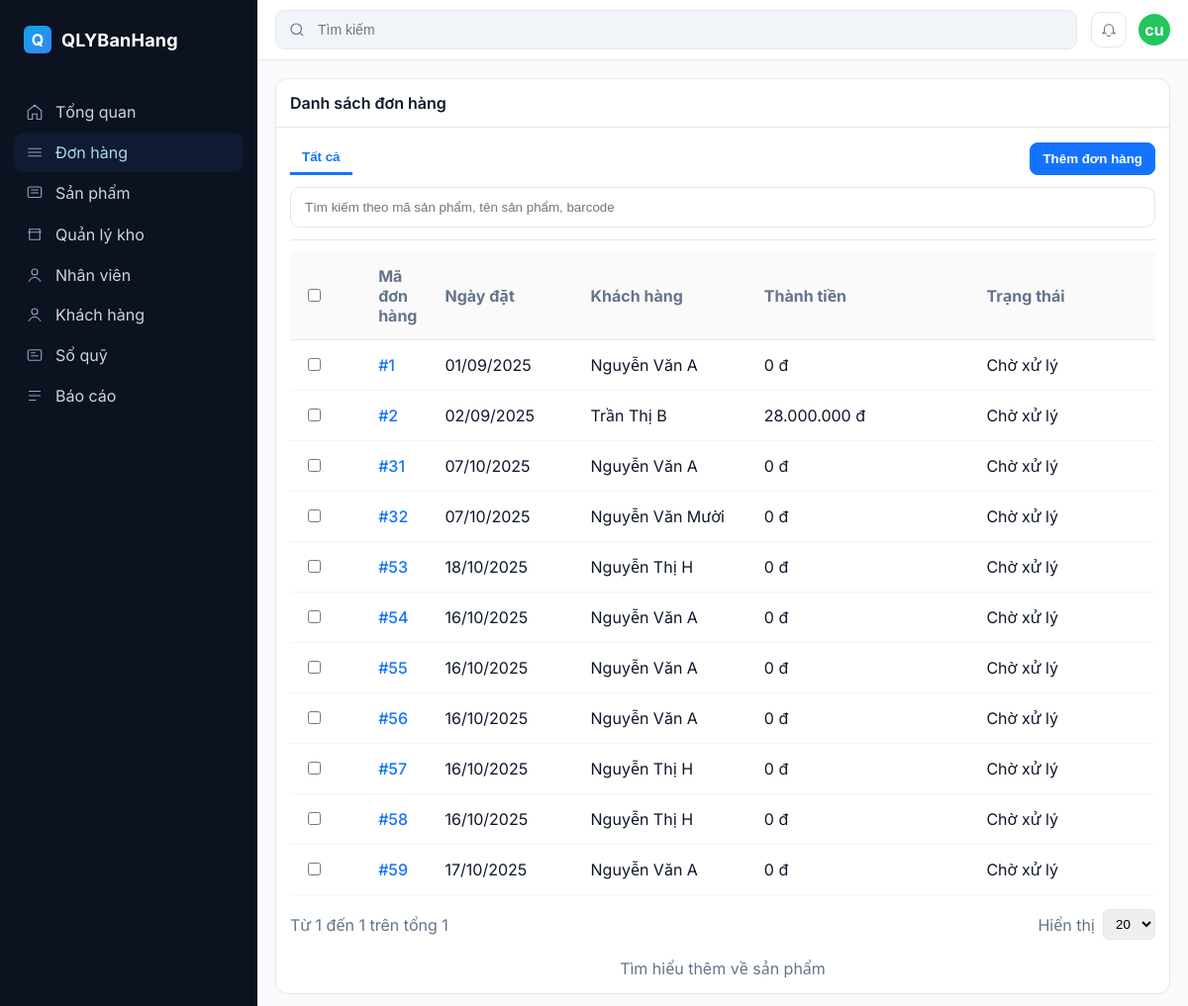
The page /Back-end/FE/FE/orders.php on the database its author committed.
### tables this page shows
CREATE TABLE `donhang` (
  `MaDH` int(11) NOT NULL,
  `NgayLap` date NOT NULL,
  `TrangThai` varchar(50) NOT NULL DEFAULT 'Chờ xử lý',
  `ThanhTien` decimal(15,2) DEFAULT NULL,
  `MaKH` int(11) DEFAULT NULL,
  `TenKH` varchar(100) DEFAULT NULL,
  `MaNV` int(11) DEFAULT NULL,
  `MaND` int(11) DEFAULT NULL,
  `MaSP` int(11) DEFAULT NULL
);

CREATE TABLE `khachhang` (
  `MaKH` int(11) NOT NULL,
  `HoTen` varchar(150) NOT NULL,
  `DienThoai` varchar(20) DEFAULT NULL,
  `DiaChi` varchar(255) DEFAULT NULL,
  `Email` varchar(100) DEFAULT NULL,
  `MaND` int(11) DEFAULT NULL,
  `MatKhau` varchar(255) NOT NULL
);

### Back-end/FE/FE/orders.php (the view, shortened to what this page needs)
<!doctype html>
<html lang="vi">
<head>
</head>
<body>
  <div class="app">
    <aside class="sidebar">
      <div class="brand">
        <div class="brand-logo">Q</div>
        <h1>QLYBanHang</h1>
      </div>
      <nav class="nav">
        <div class="nav-section">
          <a class="nav-item" href="manuadmin.php">
            <svg viewBox="0 0 24 24" fill="none" stroke="currentColor"><path d="M3 10.5 12 3l9 7.5V21a1 1 0 0 1-1 1h-5v-7H9v7H4a1 1 0 0 1-1-1v-10.5z" stroke-width="1.5"/></svg>
            Tổng quan
          </a>
          <a class="nav-item active" href="orders.php" style="color: lightblue;"><svg viewBox="0 0 24 24" fill="none" stroke="currentColor"><path d="M3 7h18M3 12h18M3 17h18" stroke-width="1.5"/></svg> Đơn hàng</a>
          <a class="nav-item" href="products.php"><svg viewBox="0 0 24 24" fill="none" stroke="currentColor"><rect x="3" y="4" width="18" height="14" rx="2" stroke-width="1.5"/><path d="M7 8h10M7 12h10" stroke-width="1.5"/></svg> Sản phẩm</a>
          <a class="nav-item" href="inventories.php"><svg viewBox="0 0 24 24" fill="none" stroke="currentColor"><path d="M3 9h18M5 9V5h14v4M5 9v10h14V9" stroke-width="1.5"/></svg> Quản lý kho</a>
          <a class="nav-item" href="employee.php"><svg viewBox="0 0 24 24" fill="none" stroke="currentColor"><circle cx="12" cy="8" r="4" stroke-width="1.5"/><path d="M4 21c1.5-4 6-6 8-6s6.5 2 8 6" stroke-width="1.5"/></svg> Nhân viên</a>
          <a class="nav-item" href="customers.php" ><svg viewBox="0 0 24 24" fill="none" stroke="currentColor"><circle cx="12" cy="8" r="4" stroke-width="1.5"/><path d="M4 21c1.5-4 6-6 8-6s6.5 2 8 6" stroke-width="1.5"/></svg> Khách hàng</a>
          <a class="nav-item" href="#"><svg viewBox="0 0 24 24" fill="none" stroke="currentColor"><rect x="3" y="5" width="18" height="14" rx="2" stroke-width="1.5"/><path d="M7 9h6M7 13h10" stroke-width="1.5"/></svg> Sổ quỹ</a>
          <a class="nav-item" href="#"><svg viewBox="0 0 24 24" fill="none" stroke="currentColor"><path d="M4 6h16M4 12h16M4 18h10" stroke-width="1.5"/></svg> Báo cáo</a>
        </div>
      </nav>
    </aside>
    <section class="content">
      <div class="topbar">
        <div class="search">
          <svg width="18" height="18" viewBox="0 0 24 24" fill="none" stroke="#64748b"><circle cx="11" cy="11" r="7" stroke-width="1.6"/><path d="M20 20l-3.5-3.5" stroke-width="1.6"/></svg>
          <input placeholder="Tìm kiếm" />
        </div>
        <div class="topbar-actions">
          <button class="icon-btn" title="Thông báo"><svg width="18" height="18" viewBox="0 0 24 24" fill="none" stroke="#64748b"><path d="M15 17h5l-1.4-1.4A2 2 0 0 1 18 14.2V11a6 6 0 1 0-12 0v3.2c0 .5-.2 1-.6 1.4L4 17h5" stroke-width="1.5"/><path d="M10 19a2 2 0 0 0 4 0" stroke-width="1.5"/></svg></button>
          <div class="avatar">cu</div>
        </div>
      </div>
    <div class="main">
        <div class="left">
            <div class="left">
                <div class="card">
                <div class="card-hd">Danh sách đơn hàng</div>
                <div class="card-bd">
                    <div style="border-bottom:1px solid var(--border); padding-bottom:12px; margin-bottom:12px;">
                    <nav style="display:flex; align-items:center; justify-content:space-between; gap:12px;">
                        <div style="display:flex; align-items:center; gap:12px;">
                        <button style="background:transparent; border:none; color:var(--primary); font-weight:700; padding:8px 12px; border-bottom:3px solid var(--primary);">Tất cả</button>
                        </div>
                        <div style="display:flex; gap:8px; align-items:center;">
                        <a href="#"><button class="btn primary">Thêm đơn hàng</button></a>
                        </div>
                    </nav>
                    <div style="margin-top:12px; display:flex; gap:12px; align-items:center;">
                        <input placeholder="Tìm kiếm theo mã sản phẩm, tên sản phẩm, barcode" style="flex:1; padding:12px 14px; border:1px solid var(--border); border-radius:10px; background:#fff;" />
                    </div>
                    </div>
                    <div style="overflow:auto;">
                    <div style="overflow:auto;">
<?php
include 'connect.php';
$sql = "
    SELECT dh.MaDH, dh.NgayLap, dh.TrangThai,
           kh.HoTen AS TenKH,
           SUM(ct.SoLuong * ct.DonGia) AS TongTien
    FROM DonHang dh
    LEFT JOIN ChiTietDonHang ct ON dh.MaDH = ct.MaDH
    LEFT JOIN KhachHang kh ON dh.MaKH = kh.MaKH
    GROUP BY dh.MaDH, dh.NgayLap, dh.TrangThai, kh.HoTen
    ORDER BY dh.MaDH ASC
";
$result = $conn->query($sql);
?>
<table style="width:100%; border-collapse:collapse; background:#fff;">
    <thead>
        <tr style="background:#fafafa; color:var(--muted); text-align:left;">
            <th style="width:48px; padding:14px; border-bottom:1px solid var(--border);">
                <input type="checkbox" />
            </th>
            <th style="padding:14px; border-bottom:1px solid var(--border);">Mã đơn hàng</th>
            <th style="padding:14px; border-bottom:1px solid var(--border); width:120px;">Ngày đặt</th>
            <th style="padding:14px; border-bottom:1px solid var(--border); width:150px;">Khách hàng</th>
            <th style="padding:14px; border-bottom:1px solid var(--border); width:200px;">Thành tiền</th>
            <th style="padding:14px; border-bottom:1px solid var(--border); width:160px;">Trạng thái</th>
        </tr>
    </thead>
    <tbody>
        <?php
        if ($result && $result->num_rows > 0) {
            while ($row = $result->fetch_assoc()) {
                echo "<tr>";
                echo "<td style='padding:14px; border-bottom:1px solid #f1f5f9;'><input type='checkbox' /></td>";
                echo "<td style='padding:14px; border-bottom:1px solid #f1f5f9;'>
                        <a href='#' style='color:var(--primary); font-weight:500;'>#" . $row['MaDH'] . "</a>
                      </td>";
                echo "<td style='padding:14px; border-bottom:1px solid #f1f5f9;'>" .
                        date("d/m/Y", strtotime($row['NgayLap'])) . "</td>";
                echo "<td style='padding:14px; border-bottom:1px solid #f1f5f9;'>" .
                        htmlspecialchars($row['TenKH'] ?? "Khách lẻ") . "</td>";
                echo "<td style='padding:14px; border-bottom:1px solid #f1f5f9;'>" .
                        number_format($row['TongTien'], 0, ',', '.') . " đ</td>";
                echo "<td style='padding:14px; border-bottom:1px solid #f1f5f9;'>" .
                        htmlspecialchars($row['TrangThai']) . "</td>";
                echo "</tr>";
            }
        } else {
            echo "<tr><td colspan='6' style='padding:14px; text-align:center;'>Chưa có đơn hàng nào</td></tr>";
        }
        ?>
    </tbody>
</table>
</div>
                    </div>
                    <div style="display:flex; justify-content:space-between; align-items:center; margin-top:14px;">
                    <div style="color:var(--muted);">Từ 1 đến 1 trên tổng 1</div>
                    <div style="display:flex; align-items:center; gap:8px;">
                        <div style="color:var(--muted);">Hiển thị</div>
                        <select style="padding:6px 8px; border:1px solid var(--border); border-radius:6px;"><option>20</option></select>
                    </div>
                    </div>
                    <div style="text-align:center; margin-top:18px; color:var(--muted);">
                    Tìm hiểu thêm về <a href="#">sản phẩm</a>
                    </div>
                </div>
                </div>
            </div>
        </div>
    </div>
    </section>
  </div>
</body>
</html>

### Back-end/FE/FE/orders.php (style rules this page uses)
:root { --bg: #0b1220; --bg-2: #0e172a; --primary: #1373ff; --text: #0f172a; --muted: #64748b; --border: #e5e7eb; --surface: #ffffff; --surface-2: #f8fafc; --chip: #eef2ff; }
html, body { height: 100%; }
body { margin: 0; font-family: Inter, system-ui, -apple-system, Segoe UI, Roboto, "Helvetica Neue", Arial, "Noto Sans", "Apple Color Emoji", "Segoe UI Emoji"; color: var(--text); background: var(--surface-2); }
a { color: inherit; text-decoration: none; }
.app { display: grid; grid-template-columns: 260px 1fr; min-height: 100vh; }
.sidebar { background: var(--bg); color: #cbd5e1; padding: 18px 14px; display: flex; flex-direction: column; }
.brand { display:flex; align-items:center; gap:10px; padding: 8px 10px; margin-bottom: 8px; }
.brand-logo { width:28px; height:28px; border-radius:6px; background: linear-gradient(135deg,#0ea5e9,#3b82f6); display:grid; place-items:center; color:#fff; font-weight:700; }
.brand h1 { font-size: 18px; color:#fff; margin:0; font-weight:700; letter-spacing:.2px; }
.nav { margin-top: 8px; }
.nav-section { margin-top: 14px; }
.nav-item { display:flex; align-items:center; gap:12px; padding: 10px 12px; border-radius:10px; color:#cbd5e1; }
.nav-item.active { background: #0f1a33; color:#fff; }
.nav-item svg { width:18px; height:18px; color:#94a3b8; }
.content { display:flex; flex-direction:column; }
.topbar { background:#fff; border-bottom:1px solid var(--border); padding: 10px 18px; display:flex; align-items:center; gap:14px; }
.search { flex:1; display:flex; align-items:center; gap:10px; background:#f1f5f9; border:1px solid #e2e8f0; padding:10px 12px; border-radius:10px; }
.search input { flex:1; border:none; outline:none; background:transparent; font-size:14px; }
.topbar-actions { display:flex; align-items:center; gap:12px; }
.icon-btn { width:36px; height:36px; display:grid; place-items:center; border:1px solid var(--border); background:#fff; border-radius:10px; cursor:pointer; }
.avatar { width:32px; height:32px; border-radius:50%; background:#22c55e; display:grid; place-items:center; color:#fff; font-weight:700; }
.main { display:grid; gap: 18px; padding: 18px; }
.btn { display:inline-flex; align-items:center; gap:8px; padding:8px 12px; border-radius:8px; border:1px solid var(--border); background:#fff; cursor:pointer; font-weight:600; }
.btn.primary { background: var(--primary); color:#fff; border-color: var(--primary); }
.card { background:#fff; border:1px solid var(--border); border-radius:12px; }
.card .card-hd { padding:14px; border-bottom:1px solid var(--border); font-weight:600; }
.card .card-bd { padding: 14px; }

### rows shown on the page
donhang: MaDH "1", NgayLap "01/09/2025", MaKH.HoTen "Nguyễn Văn A", TongTien "0", TrangThai "Chờ xử lý"
donhang: MaDH "2", NgayLap "02/09/2025", MaKH.HoTen "Trần Thị B", TongTien "28.000.000", TrangThai "Chờ xử lý"
donhang: MaDH "31", NgayLap "07/10/2025", MaKH.HoTen "Nguyễn Văn A", TongTien "0", TrangThai "Chờ xử lý"
donhang: MaDH "32", NgayLap "07/10/2025", MaKH.HoTen "Nguyễn Văn Mười", TongTien "0", TrangThai "Chờ xử lý"
donhang: MaDH "53", NgayLap "18/10/2025", MaKH.HoTen "Nguyễn Thị H", TongTien "0", TrangThai "Chờ xử lý"
donhang: MaDH "54", NgayLap "16/10/2025", MaKH.HoTen "Nguyễn Văn A", TongTien "0", TrangThai "Chờ xử lý"
donhang: MaDH "55", NgayLap "16/10/2025", MaKH.HoTen "Nguyễn Văn A", TongTien "0", TrangThai "Chờ xử lý"
donhang: MaDH "56", NgayLap "16/10/2025", MaKH.HoTen "Nguyễn Văn A", TongTien "0", TrangThai "Chờ xử lý"
donhang: MaDH "57", NgayLap "16/10/2025", MaKH.HoTen "Nguyễn Thị H", TongTien "0", TrangThai "Chờ xử lý"
donhang: MaDH "58", NgayLap "16/10/2025", MaKH.HoTen "Nguyễn Thị H", TongTien "0", TrangThai "Chờ xử lý"
donhang: MaDH "59", NgayLap "17/10/2025", MaKH.HoTen "Nguyễn Văn A", TongTien "0", TrangThai "Chờ xử lý"
